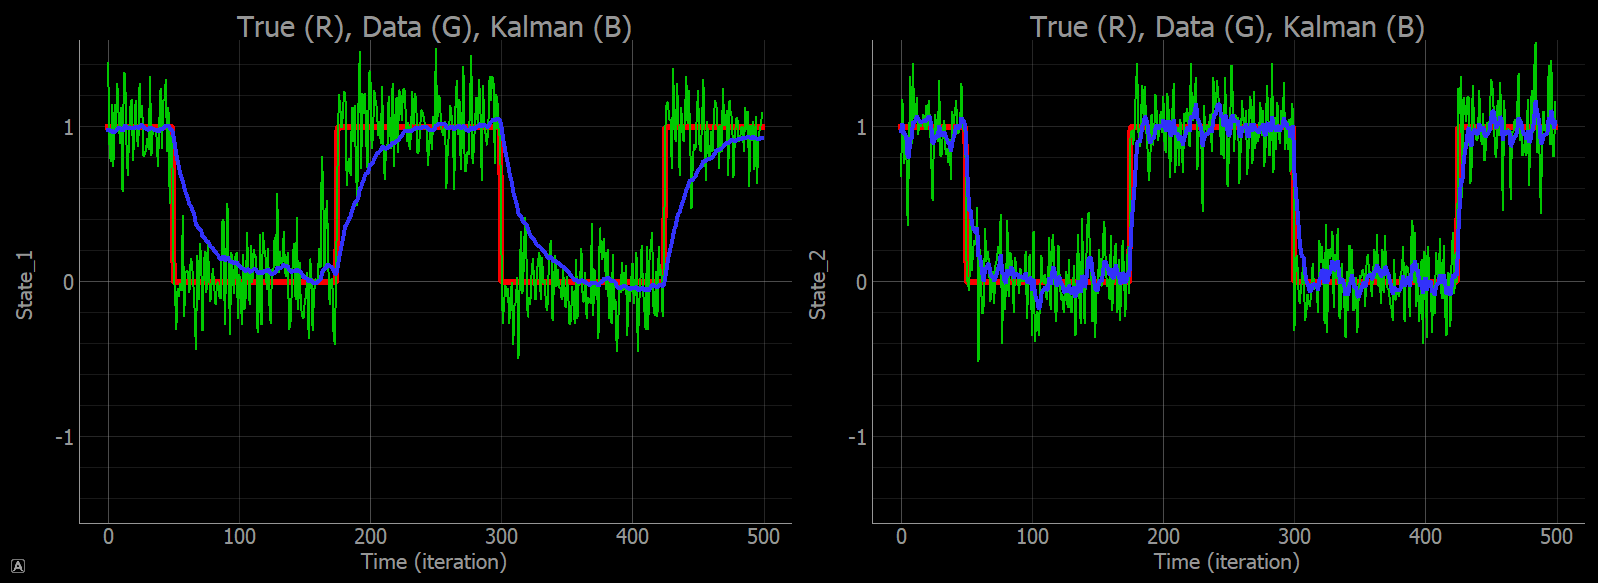

Write Python code to recreate this figure.
# -*- coding: utf-8 -*-
"""
Created on Fri Aug 23 16:23:03 2019

This code works with 'kalman_python.ino'
  > Connect your arduino to Serial port
  > Upload the 'kalman_python.ino' to your arduino
  > Eventually modify the port name "COM6" below to match yours
  > Run this code while your arduino transmits data

To run this correctly you need the Python libraries Serial, Numpy and PyQtGraph

@author: rfetick
"""

from serial import Serial
import pyqtgraph as pg
from pyqtgraph.Qt import QtGui, QtCore
import numpy as np
import re

port = "COM6"
baudrate = 57600

Nstate = 2
Nobs = 2

N = 500 # number of plotted measurements
M = 4000 # number of total measurements before stop
T = np.arange(N,dtype=float)

STATE = np.zeros((N,Nstate))
OBS = np.zeros((N,Nobs))
KAL = np.zeros((N,Nstate))


app = QtGui.QApplication([])

win = pg.GraphicsWindow(title="ARDUINO Kalman filter")
win.resize(1000,600)
win.setWindowTitle('ARDUINO Kalman filter')

p = win.addPlot(title="True (R), Data (G), Kalman (B)")
p.setLabel('left', "State_1")
p.setLabel('bottom', "Time", units='iteration')
p.setYRange(-.5,1.5)
p.showGrid(x=True, y=True)

c1 = p.plot(STATE[:,0], pen=pg.mkPen((250,0,0),width=6), name="True")
c2 = p.plot(OBS[:,0], pen=pg.mkPen((0,200,0),width=2,alpha=0.6), name="Data")
c3 = p.plot(KAL[:,0], pen=pg.mkPen((50,50,250),width=4), name="Kalman")

p2 = win.addPlot(title="True (R), Data (G), Kalman (B)")
p2.setLabel('left', "State_2")
p2.setLabel('bottom', "Time", units='iteration')
p2.setYRange(-.5,1.5)
p2.showGrid(x=True, y=True)

c21 = p2.plot(STATE[:,1], pen=pg.mkPen((250,0,0),width=6), name="True")
c22 = p2.plot(OBS[:,1], pen=pg.mkPen((0,200,0),width=2,alpha=0.6), name="Data")
c23 = p2.plot(KAL[:,1], pen=pg.mkPen((50,50,250),width=4), name="Kalman")

with Serial(port=port, baudrate=baudrate, timeout=1, writeTimeout=1) as port_serie:
    if port_serie.isOpen():
        port_serie.flush()
        for i in range(M):
            ligne = port_serie.readline()
            j = i * (i<N) + (N-1) * (i>=N)
            if i>=N:                
                T = np.roll(T,-1)
                STATE = np.roll(STATE,-1,axis=0)
                OBS = np.roll(OBS,-1,axis=0)
                KAL = np.roll(KAL,-1,axis=0)
            try:
                temp = str(ligne)[2:-5]
                temp = re.findall('[-.0-9]+',temp)
                temp = [float(t) for t in temp]
                #print(temp)
                STATE[j,:] = temp[0:Nstate]
                OBS[j,:] = temp[Nstate:Nstate+Nobs]
                KAL[j,:] = temp[Nstate+Nobs:]
                
                c1.setData(STATE[:,0])
                c2.setData(OBS[:,0])
                c3.setData(KAL[:,0])
                
                c21.setData(STATE[:,1])
                c22.setData(OBS[:,1])
                c23.setData(KAL[:,1])
                
                pg.QtGui.QApplication.processEvents()
                
            except:
                print("Exception: %s"%ligne)
        port_serie.close()
